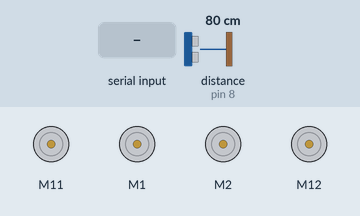
Recording of a sketch running on a simulated Arduino Uno, built with avr-gcc and run on an emulated ATmega328P. On the bench: 4 × DC motor (green arrow = forward, orange = backward, longer = faster). The inputs (shaded band) are chosen by the test bench; at power-on: distance to the obstacle (sensor on pin 8) 80 cm.

Above: at 1.2 s.
1.3 s: "H" received over the second serial link
At 1.6 s:
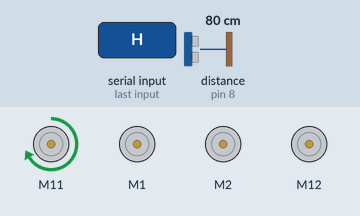
2.8 s: "0\n" received over the second serial link
At 3.9 s:
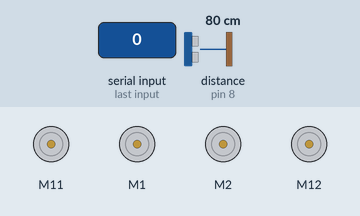
4.3 s: "B" received over the second serial link
At 5.1 s:
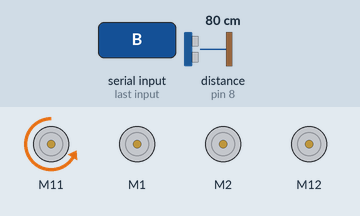
5.8 s: "H" received over the second serial link
At 6.2 s:
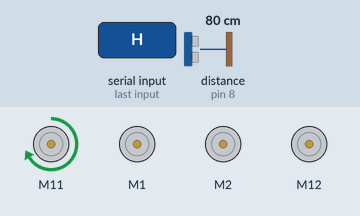
7.3 s: "R90\n" received over the second serial link
At 8.6 s:
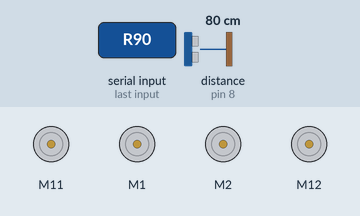
Timing chart, 0 to 9.8 s (numbered marks = the images above; inputs shaded):
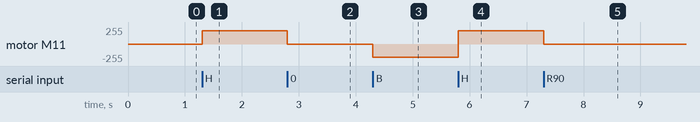

The sketch:

MakeBlock_BT_Controller.ino
```cpp
/*************************************************************************
* File Name          : Makeblock_BT_Controller.ino
* Author             : Miguel SC
* Updated            : Miguel SC
* Version            : V2.0
* Date               : 20/08/2014
* Description        :
**************************************************************************/
#include <Makeblock.h>
#include <Arduino.h>
#include <SoftwareSerial.h>
#include <Wire.h>

MeDCMotor MotorL(M1);
MeDCMotor MotorR(M2);
MeDCMotor motorCrane_1(PORT_1);
MeDCMotor motorCrane_2(PORT_2);
MeUltrasonicSensor UltrasonicSensor(PORT_8);
MeBluetooth bluetooth(PORT_3);


int distance = 0;
int timer = 25;
int craneSpeed = 200;
int moveSpeed = 0;


void setup(){
    Serial.begin(9600);
    bluetooth.begin(9600);
    distance = UltrasonicSensor.distanceCm();
}


void loop(){

    char inDat;
    char outDat;
    timer--;
    if (timer==0){
      int timer = 15;
      if (distance != UltrasonicSensor.distanceCm()){
          distance = UltrasonicSensor.distanceCm();
          if (distance == 0)
            bluetooth.print("--");
          else
            bluetooth.print(distance);
          delay(40);
      }
    }


    if(bluetooth.available()){

        inDat   = bluetooth.read();
        int aux = 0;
        switch(inDat){
          case 'U':
               Forward();
               break;
          case 'D':
               Backward();
               break;
          case 'R':
               TurnRight();
               break;
          case 'L':
               TurnLeft();
               break;
          case 'S':
               Stop();
               break;
          case 'H':
               upCrane();
               break;
          case 'B':
               downCrane();
               break;
          case '0':
          case '1':
          case '2':
          case '3':
          case '4':
          case '5':
          case '6':
          case '7':
          case '8':
          case '9':
               aux = inDat-'0';
               ChangeSpeed(50*aux);
               break;
          default:
               Stop();
               break;

        }

    }
}

void upCrane()
{
  motorCrane_1.run(craneSpeed);
}

void downCrane()
{
  motorCrane_1.run(-craneSpeed);
}

void Forward()
{

  MotorL.run(moveSpeed);
  MotorR.run(moveSpeed);
}
void Backward()
{
  MotorL.run(-moveSpeed);
  MotorR.run(-moveSpeed);
}
void TurnLeft()
{
  MotorL.run(-moveSpeed);
  MotorR.run(moveSpeed);
}

void TurnRight()
{
  MotorL.run(moveSpeed);
  MotorR.run(-moveSpeed);
}

void Stop()
{
  MotorL.run(0);
  MotorR.run(0);
  motorCrane_1.run(0);
  motorCrane_2.run(0);
}
void ChangeSpeed(int spd)
{
  moveSpeed = spd;
}
```

Measured:
- after the input at 1.3 s, motor M11: stopped → forward 200/255 at once
- after the input at 2.8 s, motor M11: forward 200/255 → stopped at once
- after the input at 4.3 s, motor M11: stopped → backward 200/255 at once
- after the input at 5.8 s, motor M11: backward 200/255 → forward 200/255 at once
- after the input at 7.3 s, motor M11: forward 200/255 → stopped at once
